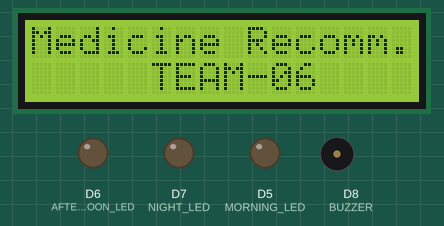
This sketch was run on a simulated ESP8266 (NodeMCU). Shown: 16×2 character LCD, output pins drawn as LEDs (lit = HIGH), buzzer (waves = sounding, pin HIGH). WiFi joins after 1.5 s; servers stay silent unless stated; network time is answered at once with the bench clock; the local clock reads 2024-03-15 10:24:30 at power-on unless the sketch sets it; EEPROM starts erased.

Above: at 0.1 s.
At 2.7 s:
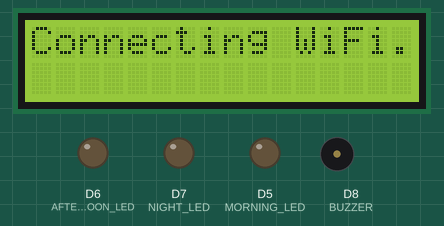
At 3.7 s:
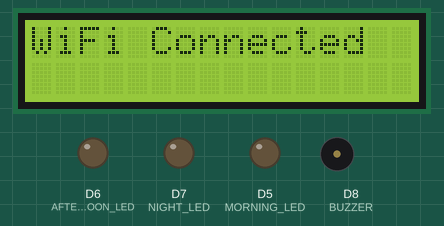
At 5.7 s:
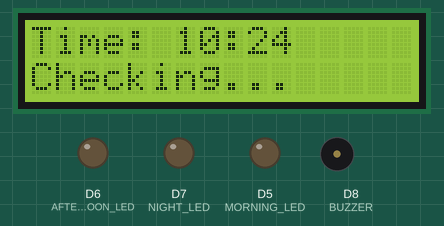
At 30.3 s:
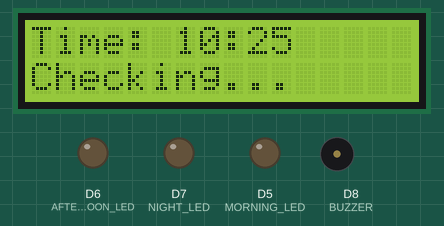

The sketch:

Time-Based_Medicine_Intimation.ino
```cpp
#include <Wire.h>
#include <EEPROM.h>
#include <WiFiUdp.h>
#include <NTPClient.h>
#include <LiquidCrystal_I2C.h>
#include <ESP8266WiFi.h>

// WiFi Credentials
const char* ssid = "Sai";
const char* password = "Jessey143";

// I2C LCD (Address: 0x27 or 0x3F depending on module)
LiquidCrystal_I2C lcd(0x27, 16, 2);

// NTP Client Setup
WiFiUDP ntpUDP;
NTPClient timeClient(ntpUDP, "pool.ntp.org", 19800, 60000); // GMT+5:30

// Pin Definitions
#define MORNING_LED D5
#define AFTERNOON_LED D6
#define NIGHT_LED D7
#define BUZZER D8

// Predefined Medicine Times
int medicineTimes[3][2] = {
  {8, 0},   // 08:00 AM
  {13, 30}, // 01:30 PM
  {19, 0}   // 07:00 PM
};

void setup() {
  Serial.begin(115200);
  EEPROM.begin(512);

  pinMode(MORNING_LED, OUTPUT);
  pinMode(AFTERNOON_LED, OUTPUT);
  pinMode(NIGHT_LED, OUTPUT);
  pinMode(BUZZER, OUTPUT);

  Wire.begin(D2, D1);  // SDA = D2, SCL = D1
  lcd.begin(16, 2);
  lcd.backlight();

  lcd.setCursor(0, 0);
  lcd.print("Medicine Recomm.");
  lcd.setCursor(5, 1);
  lcd.print("TEAM-06");
  delay(2000);

  // Connect to WiFi
  WiFi.begin(ssid, password);
  lcd.clear();
  lcd.setCursor(0, 0);
  lcd.print("Connecting WiFi");
  while (WiFi.status() != WL_CONNECTED) {
    delay(500);
    lcd.print(".");
  }
  lcd.clear();
  lcd.setCursor(0, 0);
  lcd.print("WiFi Connected");
  delay(2000);

  timeClient.begin();
}

void loop() {
  timeClient.update();
  int HOUR = timeClient.getHours();
  int MINUT = timeClient.getMinutes();

  lcd.clear();
  lcd.setCursor(0, 0);
  lcd.print("Time:");
  lcd.setCursor(6, 0);
  lcd.printf("%02d:%02d", HOUR, MINUT);
  lcd.setCursor(0, 1);
  lcd.print("Checking...");

  checkMedicineTime(HOUR, MINUT);
  delay(1000);
}

void checkMedicineTime(int hour, int minute) {
  for (int i = 0; i < 3; i++) {
    if (hour == medicineTimes[i][0] && minute == medicineTimes[i][1]) {
      triggerReminder(i);
    }
  }
}

void triggerReminder(int index) {
  int ledPin;
  String group;

  if (index == 0) {
    ledPin = MORNING_LED;
    group = "Morning";
  } else if (index == 1) {
    ledPin = AFTERNOON_LED;
    group = "Afternoon";
  } else {
    ledPin = NIGHT_LED;
    group = "NighT";
  }

  digitalWrite(ledPin, HIGH);
  lcd.clear();
  lcd.setCursor(0, 0);
  lcd.print("Take ");
  lcd.print(group);
  lcd.setCursor(0, 1);
  lcd.print("Medicine Now");

  beep(30000); // Buzzer for 30 seconds

  delay(60000); // LED remains on for 1 minute
  digitalWrite(ledPin, LOW);
}

void beep(int duration) {
  unsigned long startTime = millis();
  while (millis() - startTime < duration) {
    digitalWrite(BUZZER, HIGH);
    delay(500);
    digitalWrite(BUZZER, LOW);
    delay(500);
  }
}
```

Measured:
- what the display in image 1 shows lasts 1.0 s, from 2.6 s to 3.6 s
- what the display in image 2 shows lasts 2.1 s, from 3.6 s to 5.7 s
- what the display in image 3 shows lasts 24.6 s, from 5.7 s to 30.3 s
